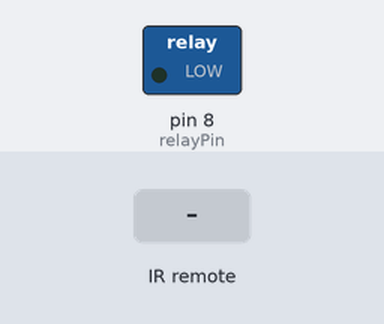
Bench run of a sketch on a simulated Arduino Uno, built with avr-gcc and run on an emulated ATmega328P. Parts: switched loads named in the sketch (green lamp = pin HIGH). The inputs (shaded band) are chosen by the test bench.

Above: at 1.2 s.
1.3 s: infrared code 0x9716BE3F received
At 2.0 s:
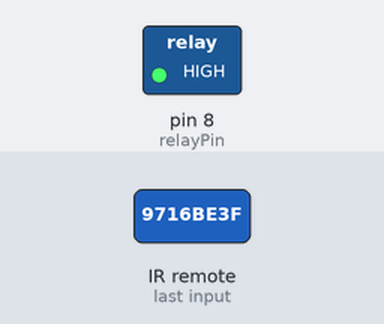
2.8 s: infrared code 0xC101E57B received
At 3.1 s:
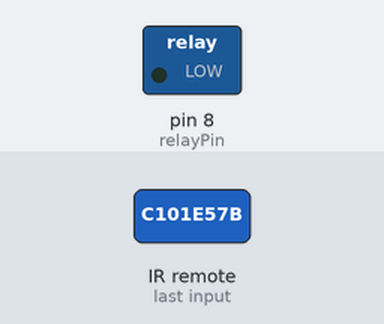
Timing chart, 0 to 5.8 s (numbered marks = the images above; inputs shaded):
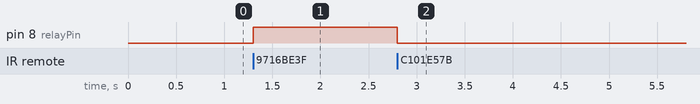

The sketch:

_31_control_a_relay_with_IR_remoter_controller.ino
```cpp
/***********************************************************
File name: 31_control_a_relay_with_IR_remoter_controller.ino
Description: When you press the 0 and 1 keys on the remote
             control, you will hear the sound of the relay.
Website: www.adeept.com
E-mail: support@adeept.com
Author: Tom
Date: 2015/05/02
***********************************************************/
#include <IRremote.h>
int RECV_PIN = 5;//The definition of the infrared receiver pin 5
const int relayPin = 8; //the base of the transistor attach to pin 8
IRrecv irrecv(RECV_PIN);
decode_results results;
void setup()
{
   pinMode(relayPin, OUTPUT); //initialize the relayPin as an output
   irrecv.enableIRIn(); // Initialization infrared receiver
}

void loop()
{
  if (irrecv.decode(&results)) {
    if(results.value==0xC101E57B)//0
    {
       digitalWrite(relayPin, LOW); //drive the relay is closed off
    }
    if(results.value==0x9716BE3F)//1
    {
      digitalWrite(relayPin, HIGH); //drive relay closure conduction
    }
    irrecv.resume(); // Receiving the next value
  }
}
```

Measured:
- after the input at 1.3 s, pin 8 (relayPin): LOW → HIGH at once
- after the input at 2.8 s, pin 8 (relayPin): HIGH → LOW at once
